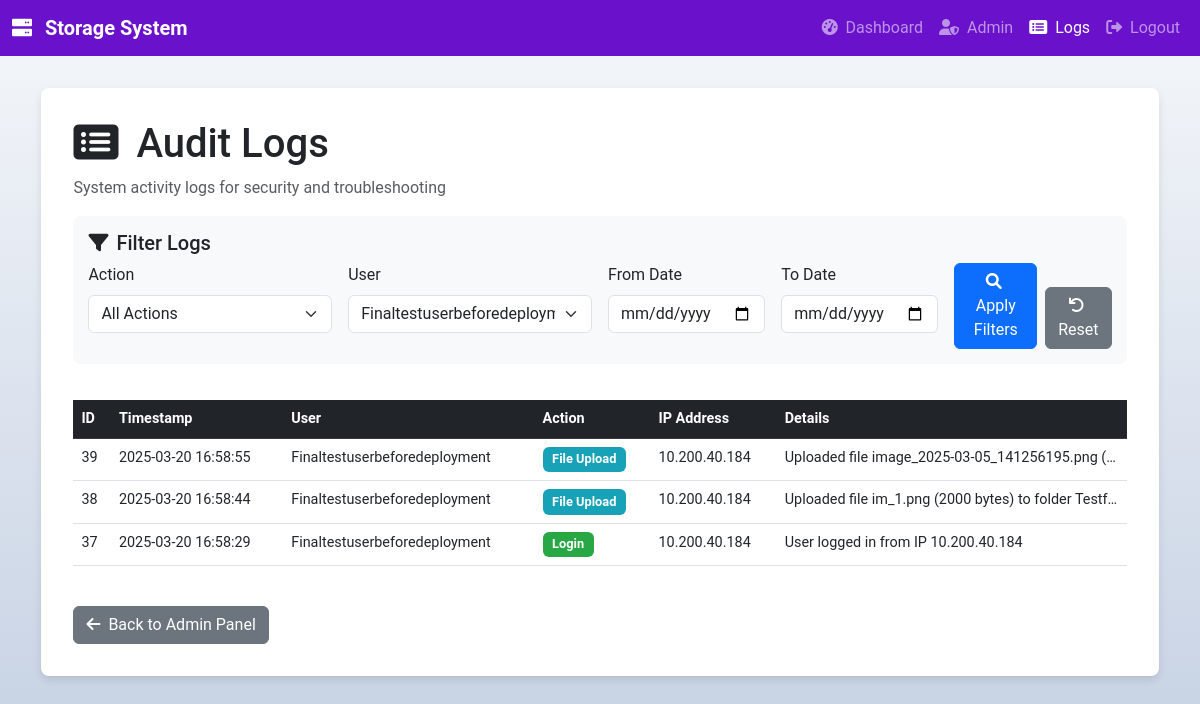
Screenshot of /admin/logs?user_id=6 (signed in) with the database file from the repository.
### app/models.py (models this page shows, shortened)
class AuditLog(db.Model):
    __tablename__ = 'AuditLog'
    id = db.Column(db.Integer, primary_key=True)
    timestamp = db.Column(db.DateTime, default=db.func.now())
    user_id = db.Column(db.Integer, db.ForeignKey('User.id'), nullable=False)
    action = db.Column(db.String(255), nullable=False)  # Type of action (login, upload, delete, etc.)
    details = db.Column(db.Text, nullable=True)  # Additional details about the action
    ip_address = db.Column(db.String(45), nullable=True)  # Store IP address (IPv4 or IPv6)
    user = db.relationship('User', backref=db.backref('audit_logs', lazy=True))

class User(db.Model, UserMixin):
    __tablename__ = 'User'
    id = db.Column(db.Integer, primary_key=True)
    username = db.Column(db.String(80), unique=True, nullable=False)
    email = db.Column(db.String(120), unique=True, nullable=False)
    password = db.Column(db.String(200), nullable=False)
    is_whitelisted = db.Column(db.Boolean, default=False)  # New field for whitelist status
    is_admin = db.Column(db.Boolean, default=False)  # Admin status flag

### app/routes.py (the view, shortened to what this page needs)
@main.route('/admin/logs', methods=['GET'])
@login_required
def admin_logs():
    if not current_user.is_admin:
        flash('You do not have permission to access this page.', 'danger')
        log_audit_event('access_denied', f"Non-admin user attempted to access audit logs")
        return redirect(url_for('main.dashboard'))
    page = request.args.get('page', 1, type=int)
    per_page = 50  # Number of logs per page
    action_filter = request.args.get('action', '')
    user_filter = request.args.get('user_id', '', type=str)
    date_from = request.args.get('date_from', '')
    date_to = request.args.get('date_to', '')
    query = AuditLog.query.order_by(AuditLog.timestamp.desc())
    if action_filter:
        query = query.filter(AuditLog.action == action_filter)
    if user_filter:
        query = query.filter(AuditLog.user_id == user_filter)
    if date_from:
        try:
            date_from_obj = datetime.strptime(date_from, '%Y-%m-%d')
            query = query.filter(AuditLog.timestamp >= date_from_obj)
        except ValueError:
            flash('Invalid date format for From Date', 'warning')
    all_actions = db.session.query(AuditLog.action).distinct().all()
    actions = [action[0] for action in all_actions]
    all_users = User.query.all()
    logs = query.paginate(page=page, per_page=per_page, error_out=False)
    log_audit_event('view_logs', f"Admin viewed audit logs page {page}")
    return render_template('admin_logs.html',
                          logs=logs,
                          actions=actions,
                          users=all_users,
                          current_action=action_filter,
                          current_user_filter=user_filter,
                          date_from=date_from,
                          date_to=date_to)

### app/routes.py (called while the page is built)
def log_audit_event(action, details=None):
    try:
        if current_user.is_authenticated:
            ip_address = request.remote_addr
            audit_log = AuditLog(
                user_id=current_user.id,
                action=action,
                details=details,
                ip_address=ip_address
            )
            db.session.add(audit_log)
            db.session.commit()
            print(colored(f"AUDIT: {action} by {current_user.username} - {details}", "cyan"), file=sys.stderr)
    except Exception as e:
        print(colored(f"ERROR logging audit event: {str(e)}", "red"), file=sys.stderr)
        db.session.rollback()

### app/templates/admin_logs.html (shortened to what this page needs)
<!DOCTYPE html>
<html lang="en">
<head>
    <link href="https://cdn.jsdelivr.net/npm/bootstrap@5.3.0/dist/css/bootstrap.min.css" rel="stylesheet">
    <link href="https://cdnjs.cloudflare.com/ajax/libs/font-awesome/6.0.0-beta3/css/all.min.css" rel="stylesheet">
</head>
<body>
    <nav class="navbar navbar-expand-lg navbar-dark">
        <div class="container-fluid">
            <a class="navbar-brand" href="{{ url_for('main.dashboard') }}">
                <i class="fas fa-server me-2"></i>
                Storage System
            </a>
            <div class="collapse navbar-collapse" id="navbarNav">
                <ul class="navbar-nav ms-auto">
                    <li class="nav-item">
                        <a class="nav-link" href="{{ url_for('main.dashboard') }}">
                            <i class="fas fa-tachometer-alt me-1"></i>
                            Dashboard
                        </a>
                    </li>
                    <li class="nav-item">
                        <a class="nav-link" href="{{ url_for('main.admin_panel') }}">
                            <i class="fas fa-user-shield me-1"></i>
                            Admin
                        </a>
                    </li>
                    <li class="nav-item">
                        <a class="nav-link active" href="{{ url_for('main.admin_logs') }}">
                            <i class="fas fa-list-alt me-1"></i>
                            Logs
                        </a>
                    </li>
                    <li class="nav-item">
                        <a class="nav-link" href="{{ url_for('main.logout') }}">
                            <i class="fas fa-sign-out-alt me-1"></i>
                            Logout
                        </a>
                    </li>
                </ul>
            </div>
        </div>
    </nav>
    <div class="container-fluid">
        <div class="admin-panel">
            <h1>
                <i class="fas fa-list-alt me-2"></i>
                Audit Logs
            </h1>
            <p class="text-muted">System activity logs for security and troubleshooting</p>
            <div class="filter-section">
                <h5><i class="fas fa-filter me-2"></i>Filter Logs</h5>
                <form action="{{ url_for('main.admin_logs') }}" method="GET" class="row g-3">
                    <div class="col-md-3">
                        <label for="action" class="form-label">Action</label>
                        <select class="form-select" id="action" name="action">
                            <option value="">All Actions</option>
                        </select>
                    </div>
                    <div class="col-md-3">
                        <label for="user_id" class="form-label">User</label>
                        <select class="form-select" id="user_id" name="user_id">
                            {% for user in users %}
                                <option value="{{ user.id }}" {% if current_user_filter|int == user.id %}selected{% endif %}>
                                    {{ user.username }} ({{ user.email }})
                                </option>
                            {% endfor %}
                        </select>
                    </div>
                    <div class="col-md-2">
                        <label for="date_from" class="form-label">From Date</label>
                        <input type="date" class="form-control" id="date_from" name="date_from" value="{{ date_from }}">
                    </div>
                    <div class="col-md-2">
                        <label for="date_to" class="form-label">To Date</label>
                        <input type="date" class="form-control" id="date_to" name="date_to" value="{{ date_to }}">
                    </div>
                    <div class="col-md-2 d-flex align-items-end">
                        <button type="submit" class="btn btn-primary me-2">
                            <i class="fas fa-search me-1"></i> Apply Filters
                        </button>
                        <a href="{{ url_for('main.admin_logs') }}" class="btn btn-secondary">
                            <i class="fas fa-undo me-1"></i> Reset
                        </a>
                    </div>
                </form>
            </div>
            <div class="table-responsive">
                <table class="table table-hover log-table">
                    <thead class="table-dark">
                        <tr>
                            <th>ID</th>
                            <th>Timestamp</th>
                            <th>User</th>
                            <th>Action</th>
                            <th>IP Address</th>
                            <th>Details</th>
                        </tr>
                    </thead>
                    <tbody>
                        {% for log in logs.items %}
                            <tr>
                                <td>{{ log.id }}</td>
                                <td>{{ log.timestamp.strftime('%Y-%m-%d %H:%M:%S') }}</td>
                                <td>
                                    {% set log_user = users|selectattr('id', 'eq', log.user_id)|first %}
                                    {% if log_user %}
                                        {{ log_user.username }}
                                    {% else %}
                                        User ID: {{ log.user_id }} (deleted)
                                    {% endif %}
                                </td>
                                <td>
                                    <span class="badge badge-{{ log.action }} ">
                                        {{ log.action | replace('_', ' ') | title }}
                                    </span>
                                </td>
                                <td>{{ log.ip_address }}</td>
                                <td class="log-details">{{ log.details }}</td>
                            </tr>
                        {% else %}
                            <tr>
                                <td colspan="6" class="text-center">No logs found matching your criteria</td>
                            </tr>
                        {% endfor %}
                    </tbody>
                </table>
            </div>
            <div class="mt-4">
                <a href="{{ url_for('main.admin_panel') }}" class="btn btn-secondary">
                    <i class="fas fa-arrow-left me-1"></i>
                    Back to Admin Panel
                </a>
            </div>
        </div>
    </div>
</body>
</html>

### app/templates/admin_logs.html (style rules this page uses)
body { font-family: 'Roboto', sans-serif; background: linear-gradient(to bottom, #f5f7fa, #c3cfe2); min-height: 100vh; }
.navbar { background: #6a11cb; color: white; }
.navbar .navbar-brand { font-weight: bold; color: white; }
.admin-panel { background: white; border-radius: 8px; box-shadow: 0 4px 8px rgba(0, 0, 0, 0.1); padding: 2rem; margin: 2rem auto; max-width: 95%; }
.table { margin-top: 1rem; }
.badge { font-size: 0.8rem; padding: 0.4rem 0.6rem; }
.filter-section { background-color: #f8f9fa; padding: 15px; border-radius: 8px; margin-bottom: 20px; }
.log-table { font-size: 0.9rem; }
.log-details { max-width: 300px; overflow: hidden; text-overflow: ellipsis; white-space: nowrap; }
.badge-login { background-color: #28a745; color: white; }
.badge-file_upload { background-color: #17a2b8; color: white; }

### rows the page displays
AuditLog: id "39", timestamp "2025-03-20 16:58:55", action "File Upload", ip_address "10.200.40.184", details "Uploaded file image_2025-03-05_141256195.png (…"
User: username "Finaltestuserbeforedeployment"
AuditLog: id "38", timestamp "2025-03-20 16:58:44", action "File Upload", ip_address "10.200.40.184", details "Uploaded file im_1.png (2000 bytes) to folder Testf…"
AuditLog: id "37", timestamp "2025-03-20 16:58:29", action "Login", ip_address "10.200.40.184", details "User logged in from IP 10.200.40.184"

### other values shown
form field user_id "Finaltestuserbeforedeployment (Finaltestuserbeforedeployment@gmail.com)"
